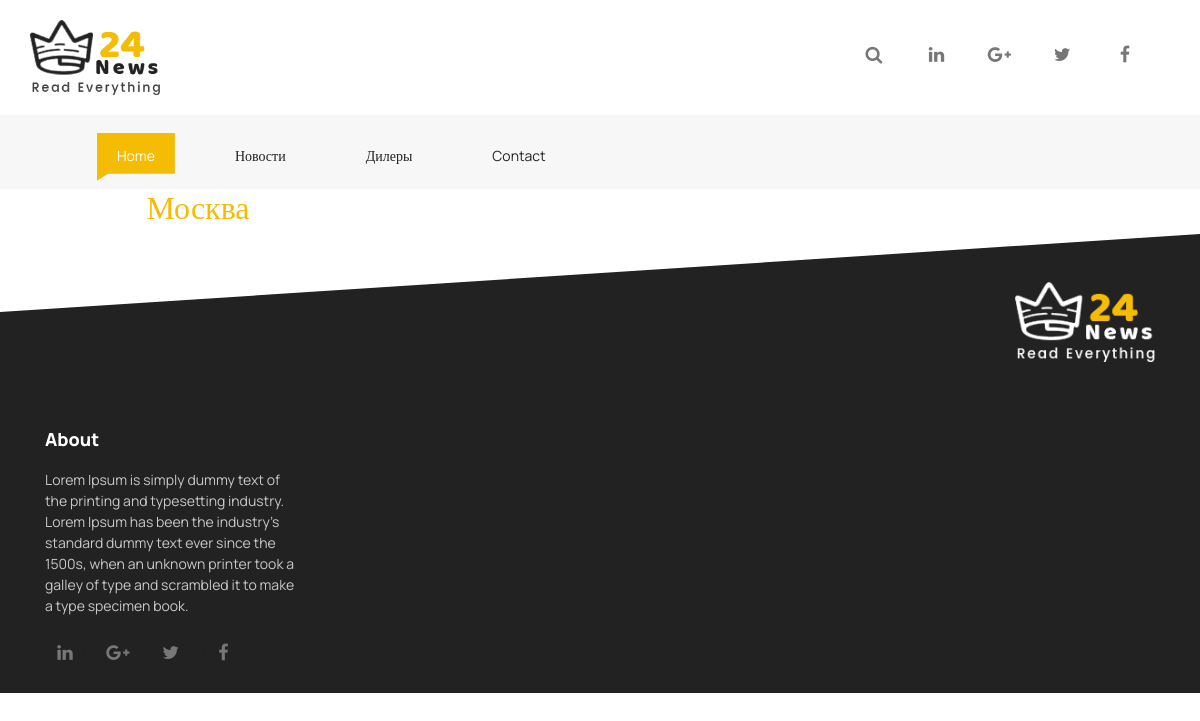
The page /dealers/audi/ on the database as committed earlier.
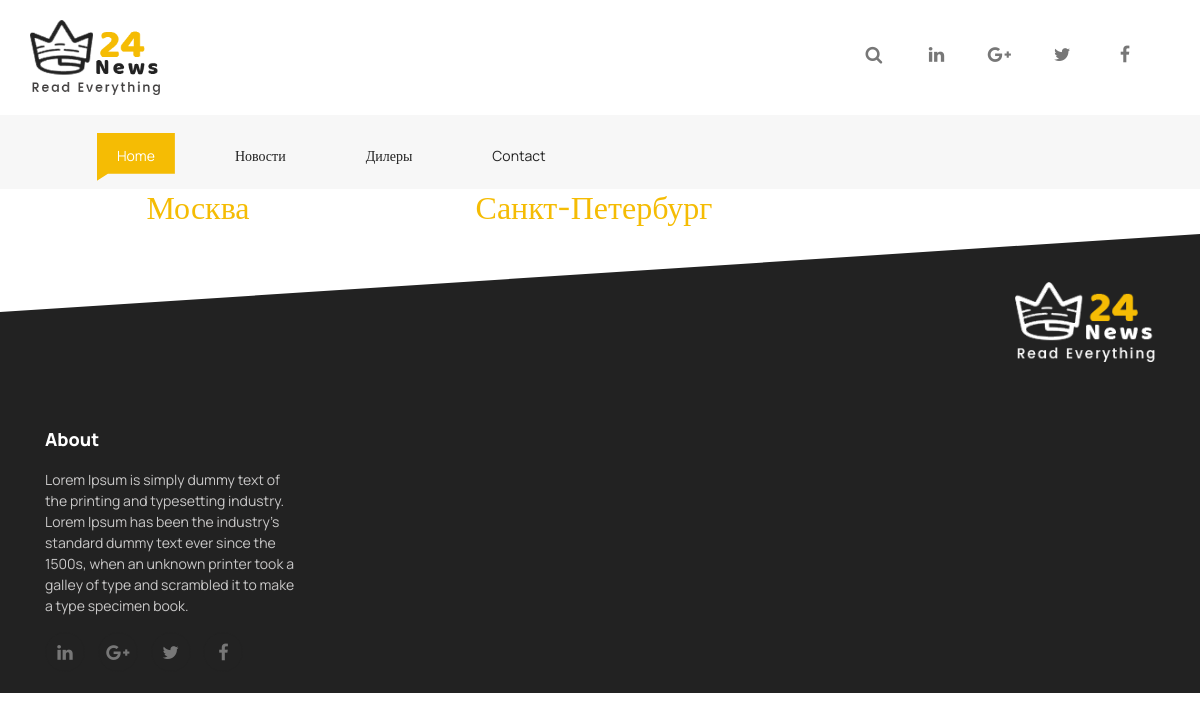
The same page on the database as committed later.
### dealers/models.py (models this page shows, shortened)
class Dealer(models.Model):
    company_name = models.CharField(max_length=50, blank=False, verbose_name='Название')
    url = models.URLField(verbose_name='Сайт')
    phone = models.CharField(max_length=50, verbose_name='Номер телефона')
    city = models.CharField(max_length=50, blank=False, verbose_name='Город')
    city_slug = models.SlugField(max_length=50, blank=False, verbose_name='url города')
    address = models.CharField(max_length=50, blank=False, verbose_name='Адрес')
    coordinates = models.CharField(max_length=50, blank=False, verbose_name='Координаты в Яндекс.Картах')
    brand = models.ForeignKey(catalog.Brand, on_delete=models.CASCADE, verbose_name='Марка')

### dealers/views.py (the view)
# urls.py: path('<slug:slug>/', views.DealersCityView.as_view(), name='dealers_by_brand'),
class DealersCityView(ListView):
    model = Dealer
    template_name = 'city_list.html'
    def get_context_data(self, *, object_list=None, **kwargs):
        context = super().get_context_data(**kwargs)
        context['city_list'] = {}
        for dealer in Dealer.objects.filter(brand__slug=self.kwargs['slug']):
            context['city_list'][dealer.city] = dealer.city_slug
        return context

### dealers/templates/city_list.html (shortened to what this page needs)
{% extends 'base.html' %}
{% block content %}
        <div class="grid-container">
            {% for city, city_slug in city_list.items %}
            <div class="grid-item">
                <h2><a href="{{ city_slug }}/">{{ city }}</a></h2>
            </div>
            {% endfor %}
        </div>
{% endblock content %}

### templates/base.html (shortened to what this page needs)
<!DOCTYPE html>
{% load static %}
<html lang="en" class="no-js">
<head>
    <link href="{% static 'css/media_query.css' %}" rel="stylesheet" type="text/css"/>
    <link href="{% static 'css/bootstrap.css' %}" rel="stylesheet" type="text/css"/>
    <link href="https://cdnjs.cloudflare.com/ajax/libs/font-awesome/4.7.0/css/font-awesome.min.css" rel="stylesheet"
>
    <link href="{% static 'css/animate.css' %}" rel="stylesheet" type="text/css"/>
    <link href="{% static 'css/owl.carousel.css' %}" rel="stylesheet" type="text/css"/>
    <link href="{% static 'css/owl.theme.default.css' %}" rel="stylesheet" type="text/css"/>
    <link href="{% static 'css/style_1.css' %}" rel="stylesheet" type="text/css"/>
</head>
<body>
<div class="container-fluid">
    <div class="container">
        <div class="row">
            <div class="col-12 col-md-3 fh5co_padding_menu">
                <img src="{% static '/images/logo.png' %}" alt="img" class="fh5co_logo_width"/>
            </div>
            <div class="col-12 col-md-9 align-self-center fh5co_mediya_right">
                <div class="text-center d-inline-block">
                    <a class="fh5co_display_table"><div class="fh5co_verticle_middle"><i class="fa fa-search"></i></div></a>
                </div>
                <div class="text-center d-inline-block">
                    <a class="fh5co_display_table"><div class="fh5co_verticle_middle"><i class="fa fa-linkedin"></i></div></a>
                </div>
                <div class="text-center d-inline-block">
                    <a class="fh5co_display_table"><div class="fh5co_verticle_middle"><i class="fa fa-google-plus"></i></div></a>
                </div>
                <div class="text-center d-inline-block">
                    <a href="https://twitter.com/fh5co" target="_blank" class="fh5co_display_table"><div class="fh5co_verticle_middle"><i class="fa fa-twitter"></i></div></a>
                </div>
                <div class="text-center d-inline-block">
                    <a href="https://fb.com/fh5co" target="_blank" class="fh5co_display_table"><div class="fh5co_verticle_middle"><i class="fa fa-facebook"></i></div></a>
                </div>
            </div>
        </div>
    </div>
</div>
<div class="container-fluid bg-faded fh5co_padd_mediya padding_786">
    <div class="container padding_786">
        <nav class="navbar navbar-toggleable-md navbar-light ">
            <div class="collapse navbar-collapse" id="navbarSupportedContent">
                <ul class="navbar-nav mr-auto">
                    <li class="nav-item active">
                        <a class="nav-link" href="/">Home <span class="sr-only">(current)</span></a>
                    </li>
                    <li class="nav-item ">
                        <a class="nav-link" href="/news/">Новости <span class="sr-only">(current)</span></a>
                    </li>
                    <li class="nav-item ">
                        <a class="nav-link" href="/dealers/">Дилеры <span class="sr-only">(current)</span></a>
                    </li>
                    <li class="nav-item ">
                        <a class="nav-link" href="Contact_us.html">Contact <span class="sr-only">(current)</span></a>
                    </li>
                </ul>
            </div>
        </nav>
    </div>
</div>
      {% block content %}
      {% endblock content %}
<div class="container-fluid fh5co_footer_bg pb-3">
    <div class="container animate-box">
        <div class="row">
            <div class="col-12 spdp_right py-5"><img src="{% static 'images/white_logo.png' %}" alt="img" class="footer_logo"/></div>
            <div class="col-12 col-md-4 col-lg-3">
                <div class="footer_main_title py-3"> About</div>
                <div class="footer_sub_about pb-3"> Lorem Ipsum is simply dummy text of the printing and typesetting
                    industry. Lorem Ipsum has been the industry's standard dummy text ever since the 1500s, when an
                    unknown printer took a galley of type and scrambled it to make a type specimen book.
                </div>
                <div class="footer_mediya_icon">
                    <div class="text-center d-inline-block"><a class="fh5co_display_table_footer">
                        <div class="fh5co_verticle_middle"><i class="fa fa-linkedin"></i></div>
                    </a></div>
                    <div class="text-center d-inline-block"><a class="fh5co_display_table_footer">
                        <div class="fh5co_verticle_middle"><i class="fa fa-google-plus"></i></div>
                    </a></div>
                    <div class="text-center d-inline-block"><a class="fh5co_display_table_footer">
                        <div class="fh5co_verticle_middle"><i class="fa fa-twitter"></i></div>
                    </a></div>
                    <div class="text-center d-inline-block"><a class="fh5co_display_table_footer">
                        <div class="fh5co_verticle_middle"><i class="fa fa-facebook"></i></div>
                    </a></div>
                </div>
            </div>
        </div>
    </div>
</div>
</body>
</html>

### templates/css/style_1.css (style rules this page uses)
a,a:hover { color:#f5bc04 }
.fh5co_logo_width { width:130px }
.fh5co_mediya_right { text-align:right }
.fh5co_display_table { height:40px;width:40px;display:table;color:#777;font-size:18px;border:1px solid #fff !important;cursor:pointer;-webkit-border-radius:50%;-moz-border-radius:50%;-ms-border-radius:50%;border-radius:50%;transition:1s;margin:0 10px;color:#777 !important }
.fh5co_verticle_middle { vertical-align:middle;display:table-cell }
.navbar-light .navbar-nav .open>.nav-link,.navbar-light .navbar-nav .active>.nav-link,.navbar-light .navbar-nav .nav-link.open,.navbar-light .navbar-nav .nav-link.active { color:#fff !important;padding-top:12px !important;padding-bottom:15px !important;padding-left:20px !important;padding-right:20px !important;margin:0 20px !important;-moz-transition:all .5s ease;-o-transition:all .5s ease;-webkit-transition:all .5s ease;-ms-transition:all .5s ease;transition:all .5s ease;background:#f5bc04 !important;-webkit-clip-path:polygon(100% 0, 100% 85%, 14% 85%, 0 100%, 0% 60%, 0 0);-moz-clip-path:polygon(100% 0, 100% 85%, 14% 85%, 0 100%, 0% 60%, 0 0);-ms-clip-path:polygon(100% 0, 100% 85%, 14% 85%, 0 100%, 0% 60%, 0 0);clip-path:polygon(100% 0, 100% 85%, 14% 85%, 0 100%, 0% 60%, 0 0) }
.navbar-light .navbar-nav .nav-link { color:#222 !important;padding-top:12px !important;padding-bottom:15px !important;padding-left:20px !important;padding-right:20px !important;margin:0 20px !important;-moz-transition:all .5s ease;-o-transition:all .5s ease;-webkit-transition:all .5s ease;-ms-transition:all .5s ease;transition:all .5s ease;position:relative !important;-webkit-clip-path:polygon(100% 0, 100% 85%, 14% 85%, 0 100%, 0% 60%, 0 0);-moz-clip-path:polygon(100% 0, 100% 85%, 14% 85%, 0 100%, 0% 60%, 0 0);-ms-clip-path:polygon(100% 0, 100% 85%, 14% 85%, 0 100%, 0% 60%, 0 0);clip-path:polygon(100% 0, 100% 85%, 14% 85%, 0 100%, 0% 60%, 0 0) }
.fh5co_padding_menu { padding:20px 0 }
.fh5co_padd_mediya { padding-top:10px }
.fh5co_footer_bg { background:#222;color:#fff;-webkit-clip-path:polygon(0 17%, 100% 0, 100% 100%, 0% 100%);clip-path:polygon(0 17%, 100% 0, 100% 100%, 0% 100%) }
.footer_logo { width:140px }
.footer_main_title { color:#fff;font-weight:800;font-size:18px }
.footer_sub_about { color:#C9C8C8;font-size:14px }
.fh5co_display_table_footer { height:40px;width:40px;display:table;color:#777;font-size:18px;border:1px solid #222 !important;cursor:pointer;-webkit-border-radius:50%;-moz-border-radius:50%;-ms-border-radius:50%;border-radius:50%;-moz-transition:all 1s ease;-o-transition:all 1s ease;-webkit-transition:all 1s ease;-ms-transition:all 1s ease;transition:all 1s ease;margin-right:10px;color:#777 !important }
.spdp_right { text-align:right }
.js .animate-box { opacity:0 }

### dealers/templates/city_list.html (style rules this page uses)
.grid-container { display: grid; grid-template-columns: 33% 33% 33%; grid-template-rows: auto auto; }
[class^="grid-item"] { border: 1px solid #fff; min-height: 2.5em; line-height: 2.5em; text-align: center; color: #fff; }

Rows that differ between the two databases and show on the page:
added Dealer: city_list "Санкт-Петербург"
